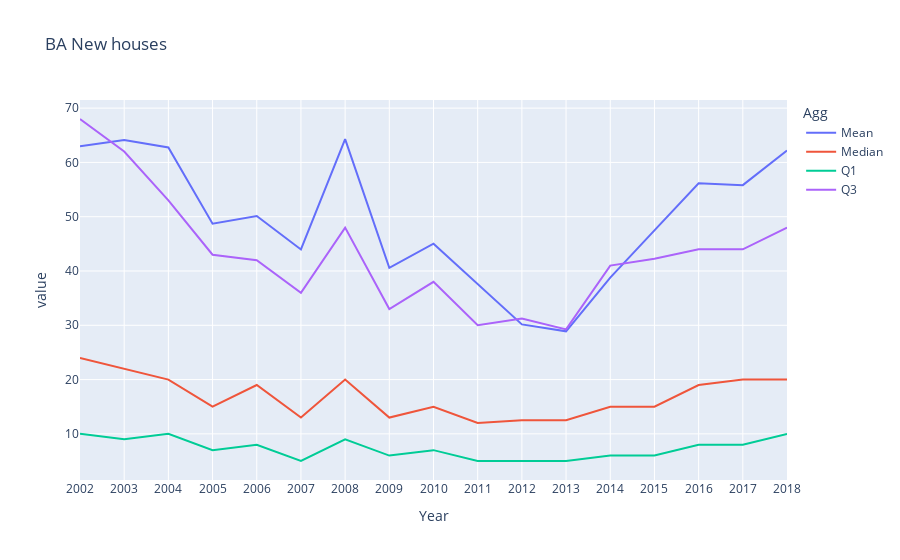
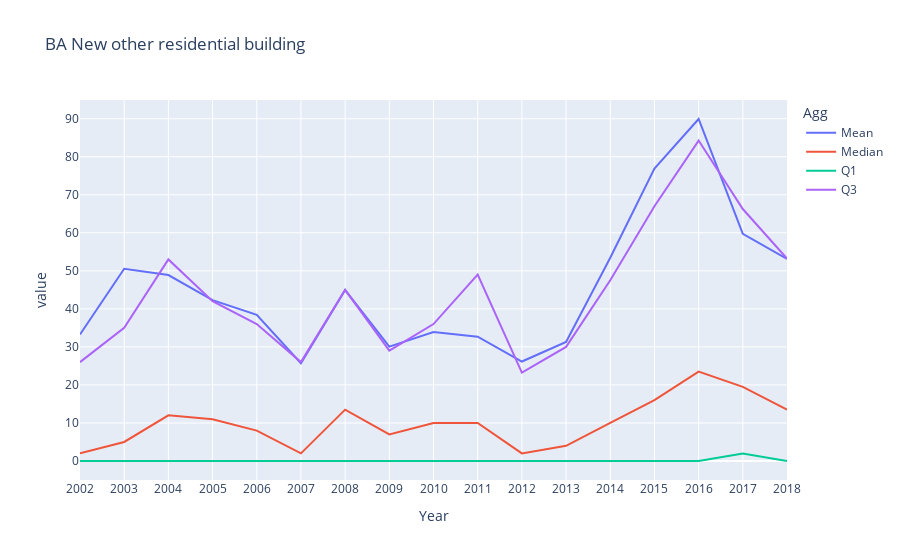
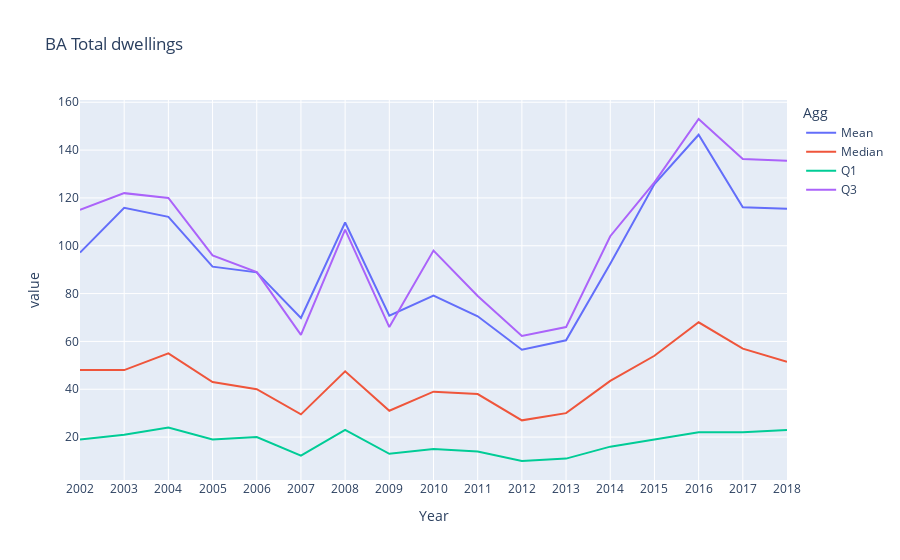
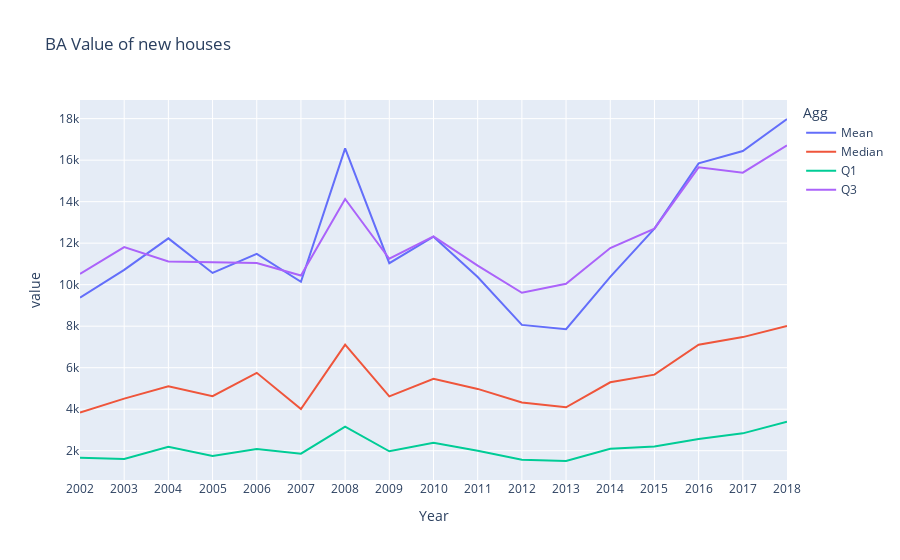

The notebook cell saved with these charts, in order:
### Code cell
# Plot how Q1, median, Q3 and Mean has moved over time for Building Approvals
for col in df_time_agg.columns:
    if col not in ('Year', 'Agg'):
        chart = col
        df_plot = df_time_agg.pivot(index='Year', columns=agg_label)[col].reset_index()
        fig = px.line(df_plot, x="Year", y=df_plot.columns,
                      title=col)
        fig.update_xaxes(
            dtick="M1")
        fig.show()

### Figure 1 — Plotly figure (JSON) as saved in the notebook; plotly's stock layout.template omitted (floating-point values rounded to 4 significant figures)
{"data": [{"hovertemplate": "Agg=Mean<br>Year=%{x}<br>value=%{y}<extra></extra>", "legendgroup": "Mean", "line": {"color": "#636efa", "dash": "solid"}, "marker": {"symbol": "circle"}, "mode": "lines", "name": "Mean", "orientation": "v", "showlegend": true, "type": "scatter", "x": [2002, 2003, 2004, 2005, 2006, 2007, 2008, 2009, 2010, 2011, 2012, 2013, 2014, 2015, 2016, 2017, 2018], "xaxis": "x", "y": [62.97, 64.14, 62.76, 48.71, 50.12, 43.96, 64.29, 40.57, 45.04, 37.65, 30.17, 28.89, 38.8, 47.49, 56.16, 55.81, 62.19], "yaxis": "y"}, {"hovertemplate": "Agg=Median<br>Year=%{x}<br>value=%{y}<extra></extra>", "legendgroup": "Median", "line": {"color": "#EF553B", "dash": "solid"}, "marker": {"symbol": "circle"}, "mode": "lines", "name": "Median", "orientation": "v", "showlegend": true, "type": "scatter", "x": [2002, 2003, 2004, 2005, 2006, 2007, 2008, 2009, 2010, 2011, 2012, 2013, 2014, 2015, 2016, 2017, 2018], "xaxis": "x", "y": [24, 22, 20, 15, 19, 13, 20, 13, 15, 12, 12.5, 12.5, 15, 15, 19, 20, 20], "yaxis": "y"}, {"hovertemplate": "Agg=Q1<br>Year=%{x}<br>value=%{y}<extra></extra>", "legendgroup": "Q1", "line": {"color": "#00cc96", "dash": "solid"}, "marker": {"symbol": "circle"}, "mode": "lines", "name": "Q1", "orientation": "v", "showlegend": true, "type": "scatter", "x": [2002, 2003, 2004, 2005, 2006, 2007, 2008, 2009, 2010, 2011, 2012, 2013, 2014, 2015, 2016, 2017, 2018], "xaxis": "x", "y": [10, 9, 10, 7, 8, 5, 9, 6, 7, 5, 5, 5, 6, 6, 8, 8, 10], "yaxis": "y"}, {"hovertemplate": "Agg=Q3<br>Year=%{x}<br>value=%{y}<extra></extra>", "legendgroup": "Q3", "line": {"color": "#ab63fa", "dash": "solid"}, "marker": {"symbol": "circle"}, "mode": "lines", "name": "Q3", "orientation": "v", "showlegend": true, "type": "scatter", "x": [2002, 2003, 2004, 2005, 2006, 2007, 2008, 2009, 2010, 2011, 2012, 2013, 2014, 2015, 2016, 2017, 2018], "xaxis": "x", "y": [68, 62, 53, 43, 42, 36, 48, 33, 38, 30, 31.25, 29.25, 41, 42.25, 44, 44, 48], "yaxis": "y"}], "layout": {"autosize": true, "legend": {"title": {"text": "Agg"}, "tracegroupgap": 0}, "title": {"text": "BA New houses"}, "xaxis": {"anchor": "y", "autorange": true, "domain": [0, 1], "dtick": "M1", "range": [2002, 2018], "title": {"text": "Year"}, "type": "linear"}, "yaxis": {"anchor": "x", "autorange": true, "domain": [0, 1], "range": [1.5, 71.5], "title": {"text": "value"}, "type": "linear"}}}

### Figure 2 — Plotly figure (JSON) as saved in the notebook; plotly's stock layout.template omitted (floating-point values rounded to 4 significant figures)
{"data": [{"hovertemplate": "Agg=Mean<br>Year=%{x}<br>value=%{y}<extra></extra>", "legendgroup": "Mean", "line": {"color": "#636efa", "dash": "solid"}, "marker": {"symbol": "circle"}, "mode": "lines", "name": "Mean", "orientation": "v", "showlegend": true, "type": "scatter", "x": [2002, 2003, 2004, 2005, 2006, 2007, 2008, 2009, 2010, 2011, 2012, 2013, 2014, 2015, 2016, 2017, 2018], "xaxis": "x", "y": [33.24, 50.53, 48.9, 42.28, 38.45, 25.7, 44.94, 30.08, 33.93, 32.68, 26.16, 31.3, 53.44, 76.86, 89.92, 59.72, 53.12], "yaxis": "y"}, {"hovertemplate": "Agg=Median<br>Year=%{x}<br>value=%{y}<extra></extra>", "legendgroup": "Median", "line": {"color": "#EF553B", "dash": "solid"}, "marker": {"symbol": "circle"}, "mode": "lines", "name": "Median", "orientation": "v", "showlegend": true, "type": "scatter", "x": [2002, 2003, 2004, 2005, 2006, 2007, 2008, 2009, 2010, 2011, 2012, 2013, 2014, 2015, 2016, 2017, 2018], "xaxis": "x", "y": [2, 5, 12, 11, 8, 2, 13.5, 7, 10, 10, 2, 4, 10, 16, 23.5, 19.5, 13.5], "yaxis": "y"}, {"hovertemplate": "Agg=Q1<br>Year=%{x}<br>value=%{y}<extra></extra>", "legendgroup": "Q1", "line": {"color": "#00cc96", "dash": "solid"}, "marker": {"symbol": "circle"}, "mode": "lines", "name": "Q1", "orientation": "v", "showlegend": true, "type": "scatter", "x": [2002, 2003, 2004, 2005, 2006, 2007, 2008, 2009, 2010, 2011, 2012, 2013, 2014, 2015, 2016, 2017, 2018], "xaxis": "x", "y": [0, 0, 0, 0, 0, 0, 0, 0, 0, 0, 0, 0, 0, 0, 0, 2, 0], "yaxis": "y"}, {"hovertemplate": "Agg=Q3<br>Year=%{x}<br>value=%{y}<extra></extra>", "legendgroup": "Q3", "line": {"color": "#ab63fa", "dash": "solid"}, "marker": {"symbol": "circle"}, "mode": "lines", "name": "Q3", "orientation": "v", "showlegend": true, "type": "scatter", "x": [2002, 2003, 2004, 2005, 2006, 2007, 2008, 2009, 2010, 2011, 2012, 2013, 2014, 2015, 2016, 2017, 2018], "xaxis": "x", "y": [26, 35, 53, 42, 36, 26, 45, 29, 36, 49, 23.25, 30, 47.5, 67, 84.25, 66.25, 53.25], "yaxis": "y"}], "layout": {"autosize": true, "legend": {"title": {"text": "Agg"}, "tracegroupgap": 0}, "title": {"text": "BA New other residential building"}, "xaxis": {"anchor": "y", "autorange": true, "domain": [0, 1], "dtick": "M1", "range": [2002, 2018], "title": {"text": "Year"}, "type": "linear"}, "yaxis": {"anchor": "x", "autorange": true, "domain": [0, 1], "range": [-4.996, 94.92], "title": {"text": "value"}, "type": "linear"}}}

### Figure 3 — Plotly figure (JSON) as saved in the notebook; plotly's stock layout.template omitted (floating-point values rounded to 4 significant figures)
{"data": [{"hovertemplate": "Agg=Mean<br>Year=%{x}<br>value=%{y}<extra></extra>", "legendgroup": "Mean", "line": {"color": "#636efa", "dash": "solid"}, "marker": {"symbol": "circle"}, "mode": "lines", "name": "Mean", "orientation": "v", "showlegend": true, "type": "scatter", "x": [2002, 2003, 2004, 2005, 2006, 2007, 2008, 2009, 2010, 2011, 2012, 2013, 2014, 2015, 2016, 2017, 2018], "xaxis": "x", "y": [97.16, 115.8, 112.1, 91.26, 88.87, 69.82, 109.7, 70.8, 79.12, 70.51, 56.51, 60.45, 92.51, 125.8, 146.4, 116.1, 115.5], "yaxis": "y"}, {"hovertemplate": "Agg=Median<br>Year=%{x}<br>value=%{y}<extra></extra>", "legendgroup": "Median", "line": {"color": "#EF553B", "dash": "solid"}, "marker": {"symbol": "circle"}, "mode": "lines", "name": "Median", "orientation": "v", "showlegend": true, "type": "scatter", "x": [2002, 2003, 2004, 2005, 2006, 2007, 2008, 2009, 2010, 2011, 2012, 2013, 2014, 2015, 2016, 2017, 2018], "xaxis": "x", "y": [48, 48, 55, 43, 40, 29.5, 47.5, 31, 39, 38, 27, 30, 43.5, 54, 68, 57, 51.5], "yaxis": "y"}, {"hovertemplate": "Agg=Q1<br>Year=%{x}<br>value=%{y}<extra></extra>", "legendgroup": "Q1", "line": {"color": "#00cc96", "dash": "solid"}, "marker": {"symbol": "circle"}, "mode": "lines", "name": "Q1", "orientation": "v", "showlegend": true, "type": "scatter", "x": [2002, 2003, 2004, 2005, 2006, 2007, 2008, 2009, 2010, 2011, 2012, 2013, 2014, 2015, 2016, 2017, 2018], "xaxis": "x", "y": [19, 21, 24, 19, 20, 12.25, 23, 13, 15, 14, 10, 11, 16, 19, 22, 22, 23], "yaxis": "y"}, {"hovertemplate": "Agg=Q3<br>Year=%{x}<br>value=%{y}<extra></extra>", "legendgroup": "Q3", "line": {"color": "#ab63fa", "dash": "solid"}, "marker": {"symbol": "circle"}, "mode": "lines", "name": "Q3", "orientation": "v", "showlegend": true, "type": "scatter", "x": [2002, 2003, 2004, 2005, 2006, 2007, 2008, 2009, 2010, 2011, 2012, 2013, 2014, 2015, 2016, 2017, 2018], "xaxis": "x", "y": [115, 122, 120, 96, 89, 62.75, 106.8, 66, 98, 79, 62.25, 66, 104, 126.5, 153, 136.2, 135.5], "yaxis": "y"}], "layout": {"autosize": true, "legend": {"title": {"text": "Agg"}, "tracegroupgap": 0}, "title": {"text": "BA Total dwellings"}, "xaxis": {"anchor": "y", "autorange": true, "domain": [0, 1], "dtick": "M1", "range": [2002, 2018], "title": {"text": "Year"}, "type": "linear"}, "yaxis": {"anchor": "x", "autorange": true, "domain": [0, 1], "range": [2.056, 160.9], "title": {"text": "value"}, "type": "linear"}}}

### Figure 4 — Plotly figure (JSON) as saved in the notebook; plotly's stock layout.template omitted (floating-point values rounded to 4 significant figures)
{"data": [{"hovertemplate": "Agg=Mean<br>Year=%{x}<br>value=%{y}<extra></extra>", "legendgroup": "Mean", "line": {"color": "#636efa", "dash": "solid"}, "marker": {"symbol": "circle"}, "mode": "lines", "name": "Mean", "orientation": "v", "showlegend": true, "type": "scatter", "x": [2002, 2003, 2004, 2005, 2006, 2007, 2008, 2009, 2010, 2011, 2012, 2013, 2014, 2015, 2016, 2017, 2018], "xaxis": "x", "y": [9379.0, 10710.0, 12230.0, 10570.0, 11480.0, 10140.0, 16570.0, 11040.0, 12310.0, 10370.0, 8062.0, 7855.0, 10370.0, 12700.0, 15840.0, 16440.0, 17980.0], "yaxis": "y"}, {"hovertemplate": "Agg=Median<br>Year=%{x}<br>value=%{y}<extra></extra>", "legendgroup": "Median", "line": {"color": "#EF553B", "dash": "solid"}, "marker": {"symbol": "circle"}, "mode": "lines", "name": "Median", "orientation": "v", "showlegend": true, "type": "scatter", "x": [2002, 2003, 2004, 2005, 2006, 2007, 2008, 2009, 2010, 2011, 2012, 2013, 2014, 2015, 2016, 2017, 2018], "xaxis": "x", "y": [3843.0, 4510.0, 5105.0, 4628.0, 5752.0, 4004.0, 7107.0, 4621.0, 5462.0, 4977.0, 4325.0, 4093.0, 5295.0, 5664.0, 7108.0, 7474.0, 8014.0], "yaxis": "y"}, {"hovertemplate": "Agg=Q1<br>Year=%{x}<br>value=%{y}<extra></extra>", "legendgroup": "Q1", "line": {"color": "#00cc96", "dash": "solid"}, "marker": {"symbol": "circle"}, "mode": "lines", "name": "Q1", "orientation": "v", "showlegend": true, "type": "scatter", "x": [2002, 2003, 2004, 2005, 2006, 2007, 2008, 2009, 2010, 2011, 2012, 2013, 2014, 2015, 2016, 2017, 2018], "xaxis": "x", "y": [1660.0, 1596.0, 2186.0, 1750.0, 2077.0, 1858.0, 3164.0, 1972.0, 2380.0, 1994.0, 1563.0, 1504.0, 2095.0, 2200.0, 2560.0, 2836.0, 3399.0], "yaxis": "y"}, {"hovertemplate": "Agg=Q3<br>Year=%{x}<br>value=%{y}<extra></extra>", "legendgroup": "Q3", "line": {"color": "#ab63fa", "dash": "solid"}, "marker": {"symbol": "circle"}, "mode": "lines", "name": "Q3", "orientation": "v", "showlegend": true, "type": "scatter", "x": [2002, 2003, 2004, 2005, 2006, 2007, 2008, 2009, 2010, 2011, 2012, 2013, 2014, 2015, 2016, 2017, 2018], "xaxis": "x", "y": [10510.0, 11810.0, 11110.0, 11072, 11050.0, 10440.0, 14130.0, 11250.0, 12330.0, 10920.0, 9609.0, 10050.0, 11770.0, 12700.0, 15650.0, 15400.0, 16710.0], "yaxis": "y"}], "layout": {"autosize": true, "legend": {"title": {"text": "Agg"}, "tracegroupgap": 0}, "title": {"text": "BA Value of new houses"}, "xaxis": {"anchor": "y", "autorange": true, "domain": [0, 1], "dtick": "M1", "range": [2002, 2018], "title": {"text": "Year"}, "type": "linear"}, "yaxis": {"anchor": "x", "autorange": true, "domain": [0, 1], "range": [588.2, 18900.0], "title": {"text": "value"}, "type": "linear"}}}
